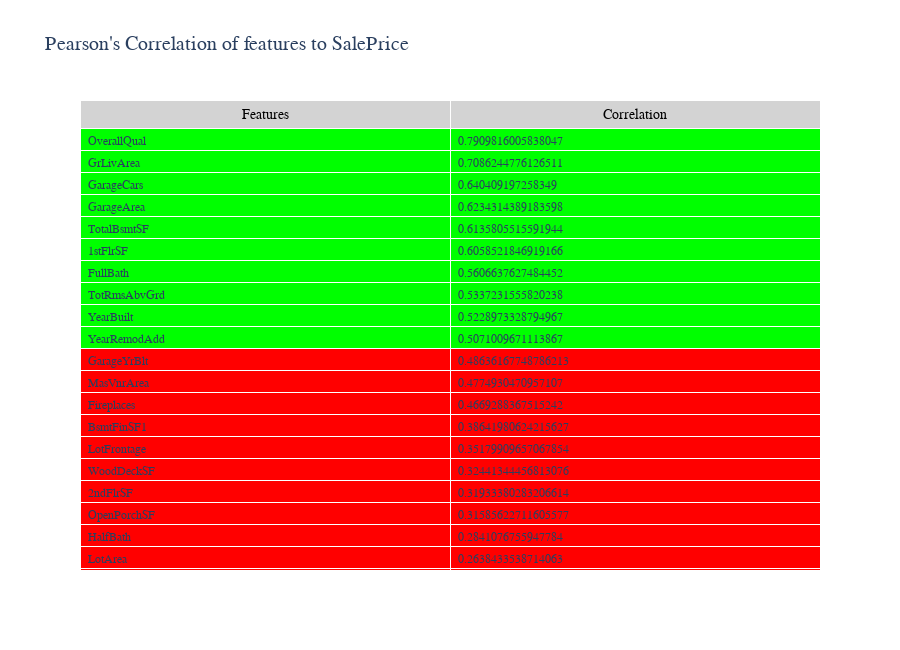

The notebook cell saved with this chart:
### Code cell
# most correlated features to sale price
corr= df.corr()["SalePrice"].sort_values(ascending=False)[1:]
corr_feat= corr.index
corr_vals= corr.values

# traffic light setting for fill colour
fill = ['lime' if x >= .50 else "red" for x in corr_vals]

# visual table of features correlation to SalePrice 
fig = go.Figure(data=[go.Table(
    header=dict(values=["Features", "Correlation"],
                fill_color='lightgrey',
                font=dict(family="Arial", size=14, color="black"),
                align='center'),
    cells=dict(values=[corr_feat, corr_vals],
               fill_color=[fill],
               height=22,
               font=dict(family="Arial", size=12),
               align='left'))]
)

fig.update_layout(title=dict(
                        text="Pearson's Correlation of features to SalePrice",
                        font=dict(
                            family="Arial",
                            size=20
                            ),
                        ),
		          showlegend=False,
		          width=900,
		          height=650
                  )
fig.show()

### Figure 1 — Plotly figure (JSON) as saved in the notebook; plotly's stock layout.template omitted (floating-point values rounded to 4 significant figures)
{"data": [{"cells": {"align": "left", "fill": {"color": [["lime", "lime", "lime", "lime", "lime", "lime", "lime", "lime", "lime", "lime", "red", "red", "red", "red", "red", "red", "red", "red", "red", "red", "red", "red", "red", "red", "red", "red", "red", "red", "red", "red", "red", "red", "red", "red", "red", "red", "red"]]}, "font": {"family": "Arial", "size": 12}, "height": 22, "values": [["OverallQual", "GrLivArea", "GarageCars", "GarageArea", "TotalBsmtSF", "1stFlrSF", "FullBath", "TotRmsAbvGrd", "YearBuilt", "YearRemodAdd", "GarageYrBlt", "MasVnrArea", "Fireplaces", "BsmtFinSF1", "LotFrontage", "WoodDeckSF", "2ndFlrSF", "OpenPorchSF", "HalfBath", "LotArea", "BsmtFullBath", "BsmtUnfSF", "BedroomAbvGr", "ScreenPorch", "PoolArea", "MoSold", "3SsnPorch", "BsmtFinSF2", "BsmtHalfBath", "MiscVal", "Id", "LowQualFinSF", "YrSold", "OverallCond", "MSSubClass", "EnclosedPorch", "KitchenAbvGr"], [0.791, 0.7086, 0.6404, 0.6234, 0.6136, 0.6059, 0.5607, 0.5337, 0.5229, 0.5071, 0.4864, 0.4775, 0.4669, 0.3864, 0.3518, 0.3244, 0.3193, 0.3159, 0.2841, 0.2638, 0.2271, 0.2145, 0.1682, 0.1114, 0.0924, 0.04643, 0.04458, -0.01138, -0.01684, -0.02119, -0.02192, -0.02561, -0.02892, -0.07786, -0.08428, -0.1286, -0.1359]]}, "header": {"align": "center", "fill": {"color": "lightgrey"}, "font": {"color": "black", "family": "Arial", "size": 14}, "values": ["Features", "Correlation"]}, "type": "table"}], "layout": {"height": 650, "showlegend": false, "title": {"font": {"family": "Arial", "size": 20}, "text": "Pearson's Correlation of features to SalePrice"}, "width": 900}}
